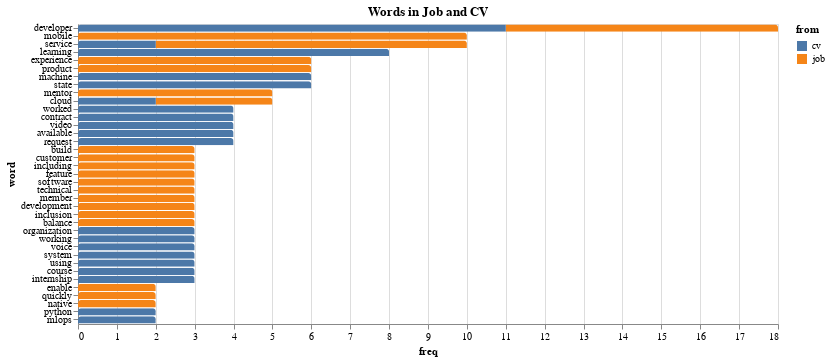

Notebook source saved alongside this figure:
### Code cell
pasc

### Figure 1 — Vega-Lite specification as saved in the notebook (floating-point values rounded to 4 significant figures)
{"config": {"view": {"continuousWidth": 400, "continuousHeight": 300}}, "data": {"name": "data-215f3048e4fe14394e720ee190440c6d"}, "mark": {"type": "bar", "cornerRadiusTopLeft": 3, "cornerRadiusTopRight": 3}, "encoding": {"color": {"type": "nominal", "field": "from"}, "x": {"type": "quantitative", "field": "freq"}, "y": {"type": "nominal", "field": "word", "sort": "-x"}}, "height": 300, "title": "Words in Job and CV", "width": 700, "$schema": "https://vega.github.io/schema/vega-lite/v4.8.1.json", "datasets": {"data-215f3048e4fe14394e720ee190440c6d": [{"word": "mobile", "from": "job", "freq": 10}, {"word": "service", "from": "job", "freq": 8}, {"word": "developer", "from": "job", "freq": 7}, {"word": "experience", "from": "job", "freq": 6}, {"word": "product", "from": "job", "freq": 6}, {"word": "mentor", "from": "job", "freq": 5}, {"word": "build", "from": "job", "freq": 3}, {"word": "cloud", "from": "job", "freq": 3}, {"word": "customer", "from": "job", "freq": 3}, {"word": "including", "from": "job", "freq": 3}, {"word": "feature", "from": "job", "freq": 3}, {"word": "software", "from": "job", "freq": 3}, {"word": "technical", "from": "job", "freq": 3}, {"word": "member", "from": "job", "freq": 3}, {"word": "development", "from": "job", "freq": 3}, {"word": "inclusion", "from": "job", "freq": 3}, {"word": "balance", "from": "job", "freq": 3}, {"word": "enable", "from": "job", "freq": 2}, {"word": "quickly", "from": "job", "freq": 2}, {"word": "native", "from": "job", "freq": 2}, {"word": "developer", "from": "cv", "freq": 11}, {"word": "learning", "from": "cv", "freq": 8}, {"word": "machine", "from": "cv", "freq": 6}, {"word": "state", "from": "cv", "freq": 6}, {"word": "worked", "from": "cv", "freq": 4}, {"word": "contract", "from": "cv", "freq": 4}, {"word": "video", "from": "cv", "freq": 4}, {"word": "available", "from": "cv", "freq": 4}, {"word": "request", "from": "cv", "freq": 4}, {"word": "organization", "from": "cv", "freq": 3}, {"word": "working", "from": "cv", "freq": 3}, {"word": "voice", "from": "cv", "freq": 3}, {"word": "system", "from": "cv", "freq": 3}, {"word": "using", "from": "cv", "freq": 3}, {"word": "course", "from": "cv", "freq": 3}, {"word": "internship", "from": "cv", "freq": 3}, {"word": "python", "from": "cv", "freq": 2}, {"word": "cloud", "from": "cv", "freq": 2}, {"word": "service", "from": "cv", "freq": 2}, {"word": "mlops", "from": "cv", "freq": 2}]}}
